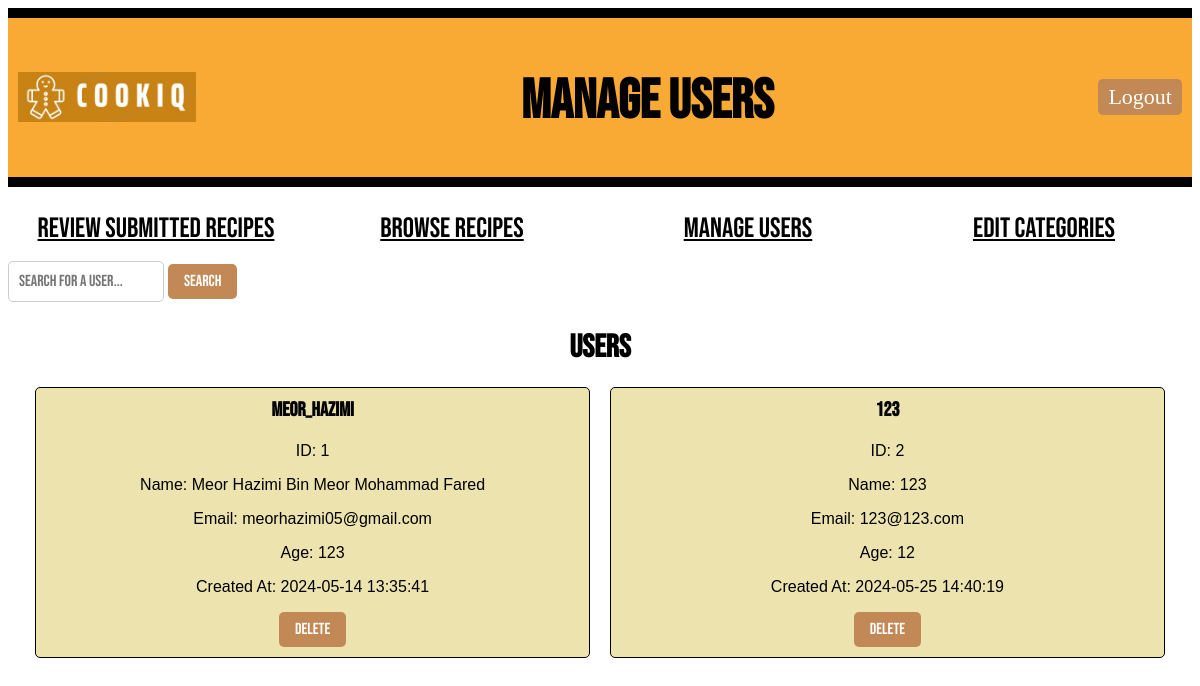
/admin/1/manage_users (signed in), run on an earlier commit of the app's database.
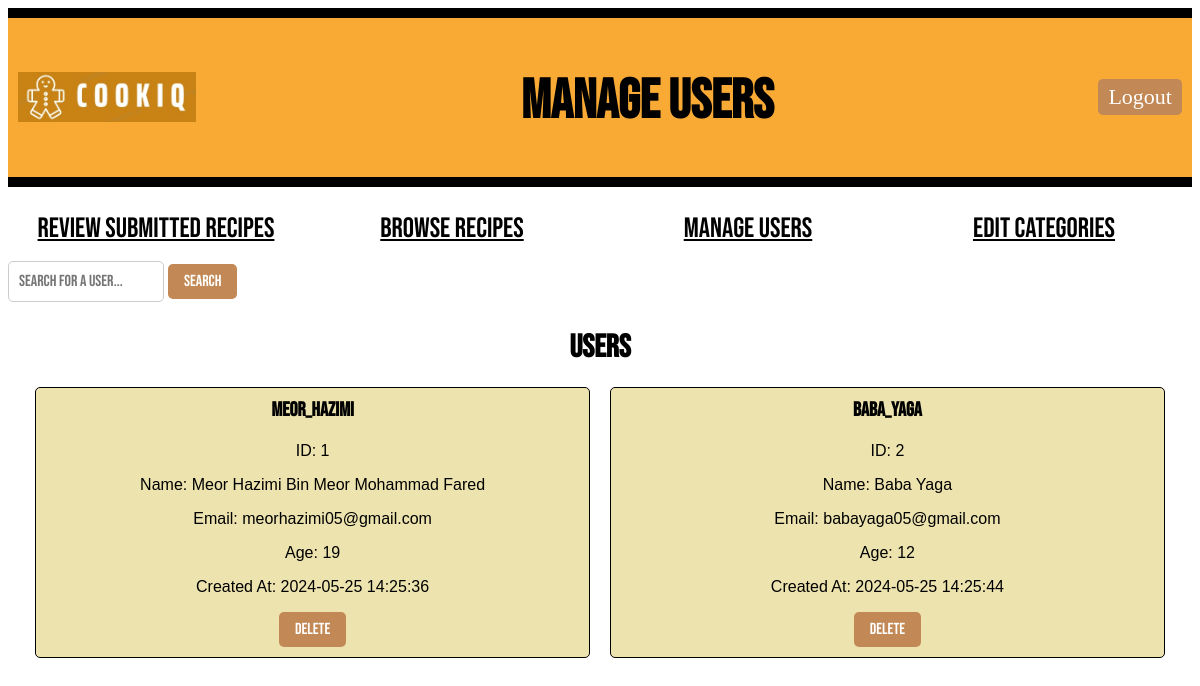
And on a later commit of the database.
### models.py (models this page shows, shortened)
class User(db.Model):
    id = db.Column(db.Integer, primary_key=True)
    name = db.Column(db.String(100), nullable=False)
    email = db.Column(db.String(80), unique=True, nullable=False)
    username = db.Column(db.String(100), unique=True, nullable=False)
    age = db.Column(db.Integer)
    password = db.Column(db.String(100), nullable=False)
    created_at = db.Column(db.DateTime(timezone=True), server_default=func.now())
    recipes = db.relationship('Recipe', backref='author', cascade="all, delete-orphan", lazy=True)
    comments = db.relationship('Comment', backref='commenter', cascade="all, delete-orphan", lazy=True)
    favourite_recipes = db.relationship('FavouriteRecipe', backref='user_fav', cascade="all, delete-orphan", lazy=True)

### main.py (the view)
@app.route("/admin/<int:admin_id>/manage_users")
def manage_users(admin_id):
    if "admin_id" not in session:
        return redirect(url_for("adminlogin"))
    admin = Admin.query.get_or_404(admin_id)
    search_query = request.args.get('search_query', '').strip()
    if search_query:
        users = User.query.filter(User.username.contains(search_query)).all()
    else:
        users = User.query.all()
    return render_template("manage_users.html", admin_id=admin_id, admin=admin, users=users, search_query=search_query)

### templates/manage_users.html (shortened to what this page needs)
<!DOCTYPE html>
<html lang="en">
<head>
    <link rel="stylesheet" href="{{ url_for('static', filename='RecipeSubmission.css') }}">
    <link rel="stylesheet" href="{{ url_for('static', filename='BrowseRecipe.css') }}">
</head>
<body>
    <div class="header">
        <div class="logo-container">
            <img style="height: 50px; padding-bottom: 30px;" src="{{ url_for('static', filename='Logo_CookiQ.jpeg') }}" alt="Logo_CookiQ">
        </div>
        <h1 class="title">Manage Users</h1>
        <a href="{{ url_for('adminlogout') }}" class="LogOutButton">Logout</a>
    </div>
    <div class="classification">
        <ul>
            <li><a href="pending_submissions" class="button">Review Submitted Recipes</a></li>
            <li><a href="browse_recipes" class="button">Browse Recipes</a></li>
            <li><a href="manage_users" class="button">Manage Users</a></li>
            <li><a href="edit_categories" class="button">Edit Categories</a></li>
        </ul>
    </div>
    <div class="search-bar">
        <form method="GET" action="{{ url_for('manage_users', admin_id=admin.id) }}">
            <input type="text" name="search_query" placeholder="Search for a user..." value="{{ request.args.get('search_query', '') }}">
            <button type="submit">Search</button>
        </form>
    </div>
    <div class="users">
        <h2>Users</h2>
        {% for i in range(0, users|length, 4) %}
            <div class="user-row">
                {% for user in users[i:i+4] %}
                    <div class="user-card">
                        <h3>{{ user.username }}</h3>
                        <p>ID: {{ user.id }}</p>
                        <p>Name: {{ user.name }}</p>
                        <p>Email: {{ user.email }}</p>
                        <p>Age: {{ user.age }}</p>
                        <p>Created At: {{ user.created_at }}</p>
                        <form action="{{ url_for('delete_user', admin_id=admin.id, user_id=user.id) }}" method="post" style="display:inline;">
                            <button type="submit" onclick="return confirm('Are you sure you want to delete this user?');">Delete</button>
                        </form>
                    </div>
                {% endfor %}
            </div>
        {% endfor %}
    </div>
</body>
</html>

### static/RecipeSubmission.css (style rules this page uses)
.header { display: flex; align-items: center; justify-content: space-between; bottom: 10px; background-color: #f8aa35; border-top: 10px solid #000; border-bottom: 10px solid #000; margin-bottom: 20px; padding: 5px 10px; }
.logo-container { display: flex; align-items: center; margin-top: 30px; }
.title { font-family: 'Bebas Neue', sans-serif; font-size: 55px; color: rgb(0, 0, 0); margin-top: 45px; }
.LogOutButton { padding: 5px 10px; border-radius: 5px; background-color: #c28855; color: #fff; font-size: 22px; font-weight: 300; cursor: pointer; text-decoration: none; left: 20px; }
ul { text-align: center; display: flex; padding-top: 5px; padding-left: 0px; }
li { font-family: 'Bebas Neue', sans-serif; font-size: 28px; font-weight: 300; text-transform: uppercase; display: inline-block; width: 100%; }

### static/BrowseRecipe.css (style rules this page uses)
ul { text-align: center; display: flex; padding-top: 5px; padding-left: 0px; }
li { font-family: 'Bebas Neue', sans-serif; font-size: 28px; font-weight: 300; text-transform: uppercase; display: inline-block; width: 100%; }
.button { border: none; color: rgb(0, 0, 0); }
.header { display: flex; align-items: center; justify-content: space-between; bottom: 10px; background-color: #f8aa35; border-top: 10px solid #000; border-bottom: 10px solid #000; margin-bottom: 20px; padding: 5px 10px; }
.logo-container { display: flex; align-items: center; margin-top: 30px; }
.title { font-family: 'Bebas Neue', sans-serif; font-size: 55px; color: rgb(0, 0, 0); margin-top: 45px; }
.recipe-row, .user-row { display: flex; justify-content: center; margin-bottom: 20px; }
.recipe-card, .user-card { width: 45%; margin: 0 10px; padding: 10px; border: 1px solid #000; border-radius: 5px; background-color: #ece3ae; text-align: center; }
.recipe-card h3, .user-card h3 { margin-top: 0; font-family: 'Bebas Neue', sans-serif; font-size: 20px; }
.recipe-card p, .user-card p { font-family: 'Franklin Gothic Medium', 'Arial Narrow', Arial, sans-serif; text-align: center; }
.category-selection, .search-bar { margin-bottom: 20px; }
.category-selection button, .search-bar button, .users button, .recipe-card a, .delete-button { padding: 8px 16px; border: none; cursor: pointer; border-radius: 5px; font-family: 'Bebas Neue', sans-serif; font-size: 16px; background-color: #c28855; color: #fff; transition: background-color 0.3s; }
.search-bar input[type="text"] { font-family: 'Bebas Neue', sans-serif; padding: 10px; border: 1px solid #ccc; border-radius: 5px; font-size: 16px; }
h2 { font-family: 'Bebas Neue', sans-serif; font-size: 32px; color: #000; text-transform: uppercase; margin-bottom: 20px; text-align: center; }
.LogOutButton { padding: 5px 10px; border-radius: 5px; background-color: #c28855; color: #fff; font-size: 22px; font-weight: 300; cursor: pointer; text-decoration: none; left: 20px; }

What changed in the data, as far as the page shows it:
changed User "meor_hazimi": age "123" → "19"; created_at "2024-05-14 13:35:41" → "2024-05-25 14:25:36"
changed User id 2: username "123" → "baba_yaga"; name "123" → "Baba Yaga"; email "123@123.com" → "babayaga05@gmail.com"; created_at "2024-05-25 14:40:19" → "2024-05-25 14:25:44"
